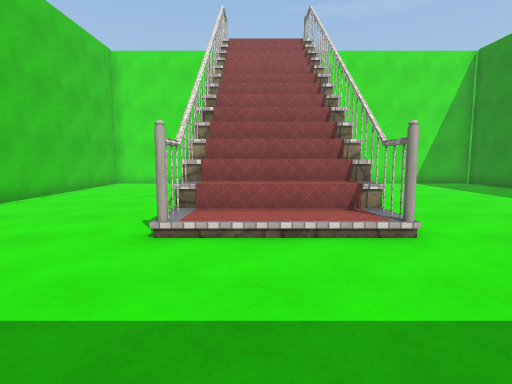
view 1 (above)

12 first-person views from a walk through a Unity game level. The camera is 1.3 m above the floor, tilts 6° down and sees 80° across. The floor is counted in squares, 1 m on a side. Each view is taken from the middle of a square. On the plan, view 1 faces up. The plan holds only what a view shows up to about 14 squares ahead; the rest is blank. The place goes on beyond the plan. The player character is not drawn. Surface patterns are stand-ins for the level's own textures.

view 2
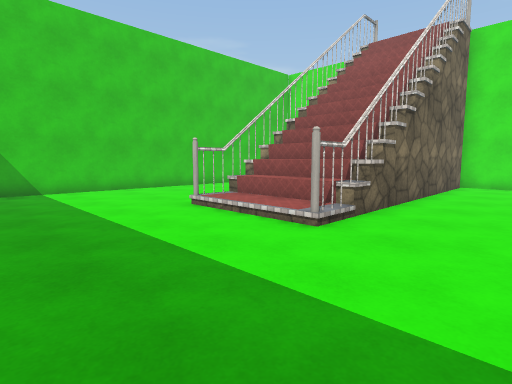

view 3
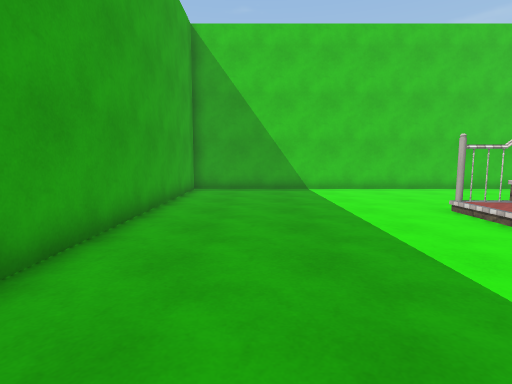

view 4
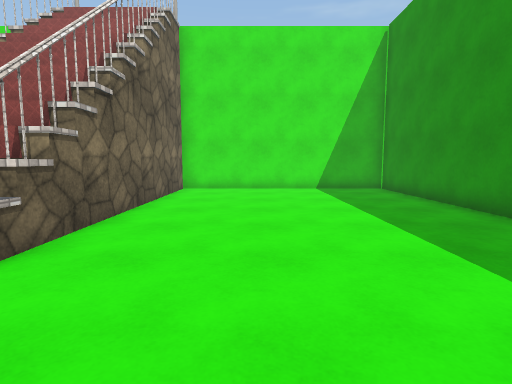

view 5
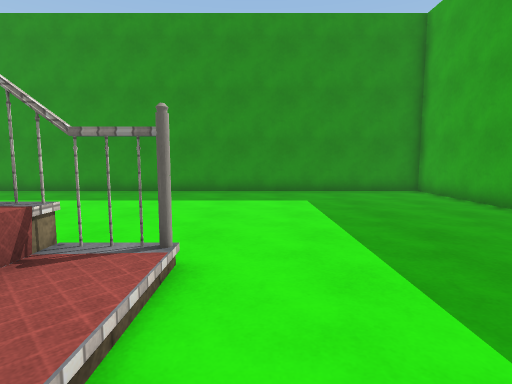

view 6
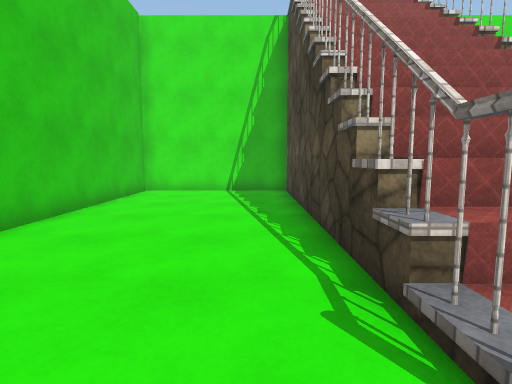

view 7
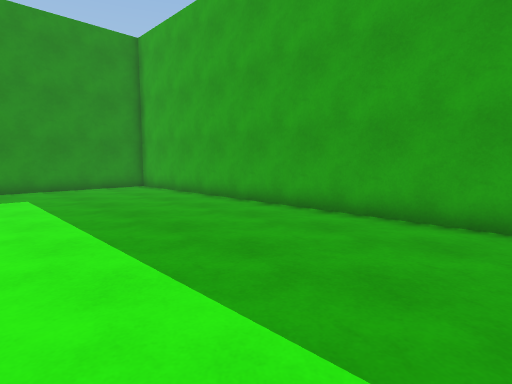

view 8
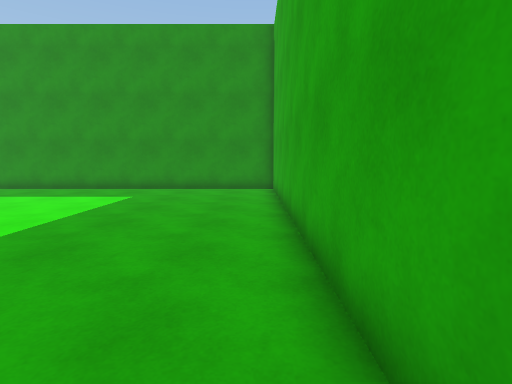

view 9
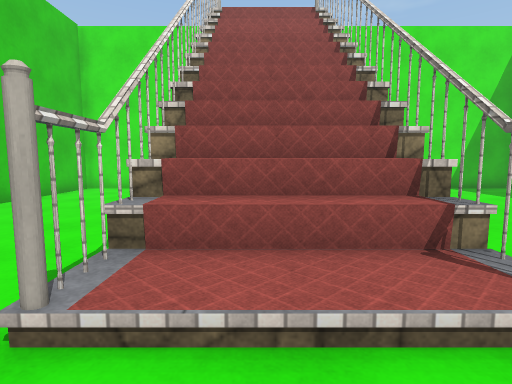

view 10
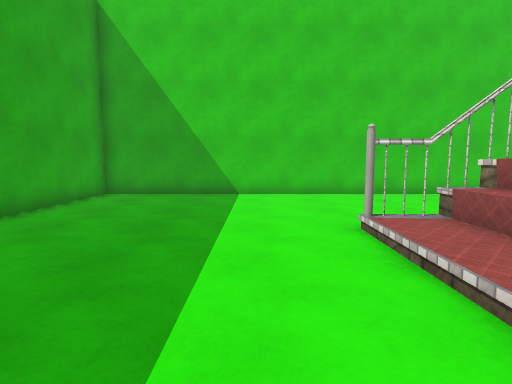

view 11
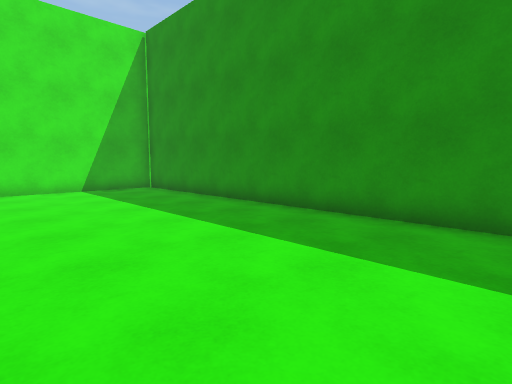

view 12
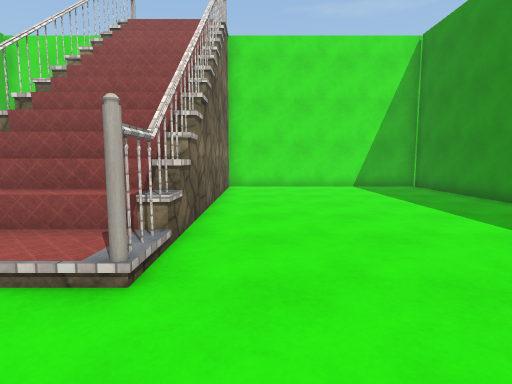

### Floor plan
Key: @ floor where view 1 was taken; # wall or solid block; x gap in a wall; . floor; / step, stairs or slope; v drop or lower ground.
Columns run from 8 left of view 1 to 12 right of it. Each row starts with its distance up from view 1.
 17 #######    ##########
 16 #.....v    v........#
 15 #.....x////x........#
 14 #.....v////v........#
 13 #.....x////x........#
 12 #.....v////v........#
 11 #.....v////v........#
 10 #.....v////v........#
  9 #.....v////v........#
  8 #.....v////v........#
  7 #.....v////v........#
  6 #.....#////#........#
  5 #.....#////#........#
  4 #...................#
  3 #...................#
  2 #...................#
  1 #...................#
  0 #.......@...........#
 -1 #...................#
 -2 #...................#
 -3 #####################

Positions as (right, up) in squares from view 1, and headings:
1: (0, 0), facing up
2: (6, 0), facing up-left
3: (6, 0), facing left
4: (6, 3), facing up
5: (-1, 4), facing right
6: (-3, 4), facing up
7: (-3, 4), facing down-right
8: (-2, -2), facing right
9: (0, 3), facing up
10: (4, 3), facing left
11: (5, 3), facing up-right
12: (4, 2), facing up
